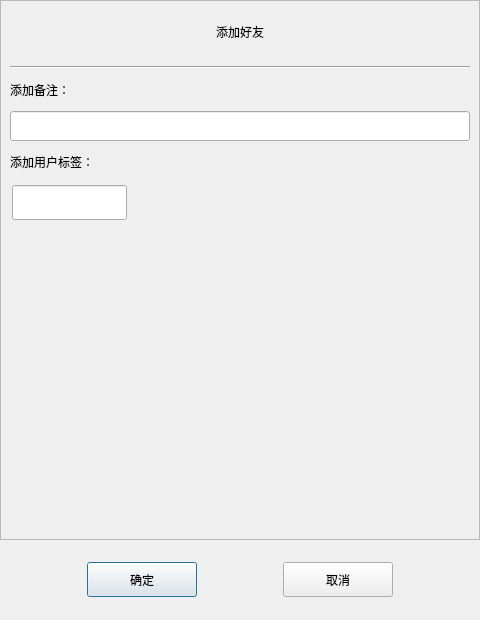
<?xml version="1.0" encoding="UTF-8"?>
<ui version="4.0">
 <class>AuthenFriend</class>
 <widget class="QDialog" name="AuthenFriend">
  <property name="geometry">
   <rect>
    <x>0</x>
    <y>0</y>
    <width>480</width>
    <height>620</height>
   </rect>
  </property>
  <property name="minimumSize">
   <size>
    <width>480</width>
    <height>620</height>
   </size>
  </property>
  <property name="maximumSize">
   <size>
    <width>16777215</width>
    <height>620</height>
   </size>
  </property>
  <property name="windowTitle">
   <string>Dialog</string>
  </property>
  <layout class="QVBoxLayout" name="verticalLayout">
   <property name="spacing">
    <number>0</number>
   </property>
   <property name="leftMargin">
    <number>0</number>
   </property>
   <property name="topMargin">
    <number>0</number>
   </property>
   <property name="rightMargin">
    <number>0</number>
   </property>
   <property name="bottomMargin">
    <number>0</number>
   </property>
   <item>
    <widget class="QScrollArea" name="scrollArea">
     <property name="minimumSize">
      <size>
       <width>0</width>
       <height>540</height>
      </size>
     </property>
     <property name="maximumSize">
      <size>
       <width>16777215</width>
       <height>540</height>
      </size>
     </property>
     <property name="widgetResizable">
      <bool>true</bool>
     </property>
     <property name="alignment">
      <set>Qt::AlignLeading|Qt::AlignLeft|Qt::AlignTop</set>
     </property>
     <widget class="QWidget" name="scrollcontent">
      <property name="geometry">
       <rect>
        <x>0</x>
        <y>0</y>
        <width>478</width>
        <height>520</height>
       </rect>
      </property>
      <property name="minimumSize">
       <size>
        <width>0</width>
        <height>520</height>
       </size>
      </property>
      <property name="maximumSize">
       <size>
        <width>16777215</width>
        <height>520</height>
       </size>
      </property>
      <layout class="QVBoxLayout" name="verticalLayout_2">
       <property name="spacing">
        <number>0</number>
       </property>
       <property name="leftMargin">
        <number>0</number>
       </property>
       <property name="topMargin">
        <number>6</number>
       </property>
       <property name="rightMargin">
        <number>0</number>
       </property>
       <property name="bottomMargin">
        <number>0</number>
       </property>
       <item>
        <widget class="QLabel" name="apply_lb">
         <property name="minimumSize">
          <size>
           <width>0</width>
           <height>50</height>
          </size>
         </property>
         <property name="maximumSize">
          <size>
           <width>16777215</width>
           <height>50</height>
          </size>
         </property>
         <property name="text">
          <string>添加好友</string>
         </property>
         <property name="alignment">
          <set>Qt::AlignCenter</set>
         </property>
        </widget>
       </item>
       <item>
        <widget class="QWidget" name="apply_wid" native="true">
         <layout class="QVBoxLayout" name="verticalLayout_3">
          <item>
           <widget class="Line" name="line">
            <property name="orientation">
             <enum>Qt::Horizontal</enum>
            </property>
           </widget>
          </item>
          <item>
           <widget class="QLabel" name="label_2">
            <property name="minimumSize">
             <size>
              <width>0</width>
              <height>30</height>
             </size>
            </property>
            <property name="maximumSize">
             <size>
              <width>16777215</width>
              <height>30</height>
             </size>
            </property>
            <property name="text">
             <string>添加备注：</string>
            </property>
           </widget>
          </item>
          <item>
           <widget class="CustomizeEdit" name="back_ed">
            <property name="minimumSize">
             <size>
              <width>460</width>
              <height>30</height>
             </size>
            </property>
            <property name="maximumSize">
             <size>
              <width>460</width>
              <height>30</height>
             </size>
            </property>
           </widget>
          </item>
          <item>
           <widget class="QLabel" name="label_3">
            <property name="minimumSize">
             <size>
              <width>0</width>
              <height>30</height>
             </size>
            </property>
            <property name="maximumSize">
             <size>
              <width>16777215</width>
              <height>30</height>
             </size>
            </property>
            <property name="text">
             <string>添加用户标签：</string>
            </property>
           </widget>
          </item>
          <item>
           <widget class="QWidget" name="lb_group_wid" native="true">
            <layout class="QVBoxLayout">
             <property name="spacing">
              <number>0</number>
             </property>
             <property name="leftMargin">
              <number>0</number>
             </property>
             <property name="topMargin">
              <number>0</number>
             </property>
             <property name="rightMargin">
              <number>0</number>
             </property>
             <property name="bottomMargin">
              <number>33</number>
             </property>
             <item>
              <widget class="QWidget" name="gridWidget" native="true">
               <property name="sizePolicy">
                <sizepolicy hsizetype="Preferred" vsizetype="Preferred">
                 <horstretch>0</horstretch>
                 <verstretch>0</verstretch>
                </sizepolicy>
               </property>
               <property name="minimumSize">
                <size>
                 <width>0</width>
                 <height>0</height>
                </size>
               </property>
               <widget class="CustomizeEdit" name="lb_ed">
                <property name="geometry">
                 <rect>
                  <x>2</x>
                  <y>2</y>
                  <width>115</width>
                  <height>35</height>
                 </rect>
                </property>
                <property name="sizePolicy">
                 <sizepolicy hsizetype="Preferred" vsizetype="Preferred">
                  <horstretch>0</horstretch>
                  <verstretch>0</verstretch>
                 </sizepolicy>
                </property>
                <property name="minimumSize">
                 <size>
                  <width>0</width>
                  <height>35</height>
                 </size>
                </property>
                <property name="maximumSize">
                 <size>
                  <width>16777215</width>
                  <height>35</height>
                 </size>
                </property>
                <property name="alignment">
                 <set>Qt::AlignLeading|Qt::AlignLeft|Qt::AlignTop</set>
                </property>
               </widget>
              </widget>
             </item>
             <item>
              <widget class="QWidget" name="input_tip_wid" native="true">
               <layout class="QVBoxLayout" name="verticalLayout_5">
                <property name="leftMargin">
                 <number>0</number>
                </property>
                <property name="topMargin">
                 <number>0</number>
                </property>
                <property name="rightMargin">
                 <number>0</number>
                </property>
                <property name="bottomMargin">
                 <number>0</number>
                </property>
                <item>
                 <widget class="ClickOnceLabel" name="tip_lb">
                  <property name="text">
                   <string/>
                  </property>
                  <property name="alignment">
                   <set>Qt::AlignLeading|Qt::AlignLeft|Qt::AlignTop</set>
                  </property>
                 </widget>
                </item>
               </layout>
              </widget>
             </item>
            </layout>
           </widget>
          </item>
          <item>
           <widget class="QWidget" name="widget" native="true">
            <property name="minimumSize">
             <size>
              <width>0</width>
              <height>0</height>
             </size>
            </property>
            <layout class="QHBoxLayout" name="horizontalLayout_2">
             <property name="spacing">
              <number>0</number>
             </property>
             <property name="leftMargin">
              <number>0</number>
             </property>
             <property name="topMargin">
              <number>0</number>
             </property>
             <property name="rightMargin">
              <number>0</number>
             </property>
             <property name="bottomMargin">
              <number>0</number>
             </property>
             <item>
              <widget class="QWidget" name="lb_list" native="true">
               <property name="minimumSize">
                <size>
                 <width>420</width>
                 <height>60</height>
                </size>
               </property>
              </widget>
             </item>
             <item>
              <widget class="QWidget" name="more_lb_wid" native="true">
               <property name="minimumSize">
                <size>
                 <width>40</width>
                 <height>0</height>
                </size>
               </property>
               <property name="maximumSize">
                <size>
                 <width>40</width>
                 <height>16777215</height>
                </size>
               </property>
               <layout class="QGridLayout" name="gridLayout">
                <item row="0" column="0">
                 <widget class="ClickOnceLabel" name="more_lb">
                  <property name="minimumSize">
                   <size>
                    <width>30</width>
                    <height>30</height>
                   </size>
                  </property>
                  <property name="maximumSize">
                   <size>
                    <width>30</width>
                    <height>30</height>
                   </size>
                  </property>
                  <property name="text">
                   <string/>
                  </property>
                  <property name="alignment">
                   <set>Qt::AlignBottom|Qt::AlignRight|Qt::AlignTrailing</set>
                  </property>
                 </widget>
                </item>
               </layout>
              </widget>
             </item>
            </layout>
           </widget>
          </item>
         </layout>
        </widget>
       </item>
      </layout>
     </widget>
    </widget>
   </item>
   <item>
    <spacer name="verticalSpacer_2">
     <property name="orientation">
      <enum>Qt::Vertical</enum>
     </property>
     <property name="sizeHint" stdset="0">
      <size>
       <width>20</width>
       <height>40</height>
      </size>
     </property>
    </spacer>
   </item>
   <item>
    <widget class="QWidget" name="apply_sure_wid" native="true">
     <property name="minimumSize">
      <size>
       <width>0</width>
       <height>65</height>
      </size>
     </property>
     <property name="maximumSize">
      <size>
       <width>16777215</width>
       <height>65</height>
      </size>
     </property>
     <layout class="QHBoxLayout" name="horizontalLayout">
      <property name="spacing">
       <number>0</number>
      </property>
      <property name="leftMargin">
       <number>0</number>
      </property>
      <property name="topMargin">
       <number>0</number>
      </property>
      <property name="rightMargin">
       <number>0</number>
      </property>
      <property name="bottomMargin">
       <number>0</number>
      </property>
      <item>
       <spacer name="horizontalSpacer">
        <property name="orientation">
         <enum>Qt::Horizontal</enum>
        </property>
        <property name="sizeHint" stdset="0">
         <size>
          <width>64</width>
          <height>20</height>
         </size>
        </property>
       </spacer>
      </item>
      <item>
       <widget class="ClickBtn" name="sure_btn">
        <property name="minimumSize">
         <size>
          <width>110</width>
          <height>35</height>
         </size>
        </property>
        <property name="maximumSize">
         <size>
          <width>110</width>
          <height>35</height>
         </size>
        </property>
        <property name="text">
         <string>确定</string>
        </property>
       </widget>
      </item>
      <item>
       <spacer name="horizontalSpacer_2">
        <property name="orientation">
         <enum>Qt::Horizontal</enum>
        </property>
        <property name="sizeHint" stdset="0">
         <size>
          <width>65</width>
          <height>20</height>
         </size>
        </property>
       </spacer>
      </item>
      <item>
       <widget class="ClickBtn" name="cancel_btn">
        <property name="minimumSize">
         <size>
          <width>110</width>
          <height>35</height>
         </size>
        </property>
        <property name="maximumSize">
         <size>
          <width>110</width>
          <height>35</height>
         </size>
        </property>
        <property name="text">
         <string>取消</string>
        </property>
       </widget>
      </item>
      <item>
       <spacer name="horizontalSpacer_3">
        <property name="orientation">
         <enum>Qt::Horizontal</enum>
        </property>
        <property name="sizeHint" stdset="0">
         <size>
          <width>64</width>
          <height>20</height>
         </size>
        </property>
       </spacer>
      </item>
     </layout>
    </widget>
   </item>
   <item>
    <spacer name="verticalSpacer">
     <property name="orientation">
      <enum>Qt::Vertical</enum>
     </property>
     <property name="sizeHint" stdset="0">
      <size>
       <width>20</width>
       <height>40</height>
      </size>
     </property>
    </spacer>
   </item>
  </layout>
 </widget>
 <customwidgets>
  <customwidget>
   <class>ClickBtn</class>
   <extends>QPushButton</extends>
   <header location="global">clickbtn.h</header>
  </customwidget>
  <customwidget>
   <class>CustomizeEdit</class>
   <extends>QLineEdit</extends>
   <header location="global">customizeedit.h</header>
  </customwidget>
  <customwidget>
   <class>ClickOnceLabel</class>
   <extends>QLabel</extends>
   <header location="global">clickoncelabel.h</header>
  </customwidget>
 </customwidgets>
 <resources/>
 <connections/>
</ui>
